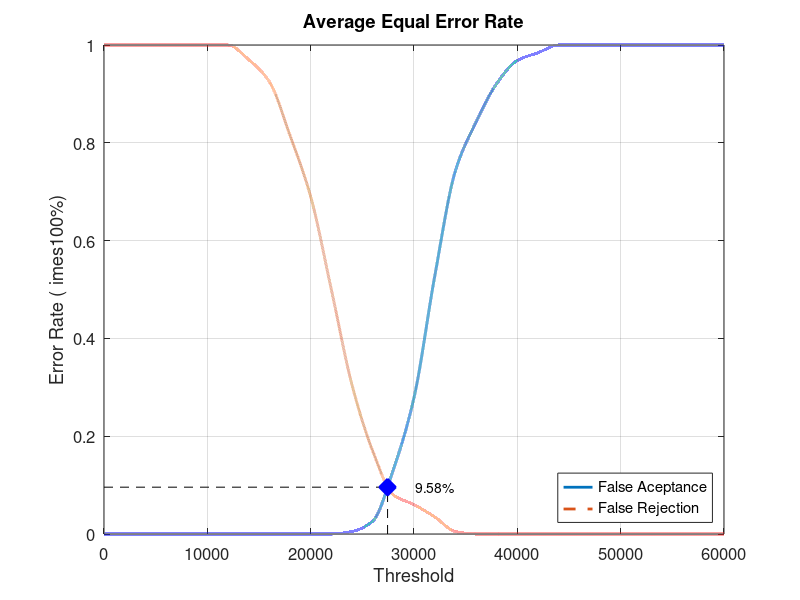
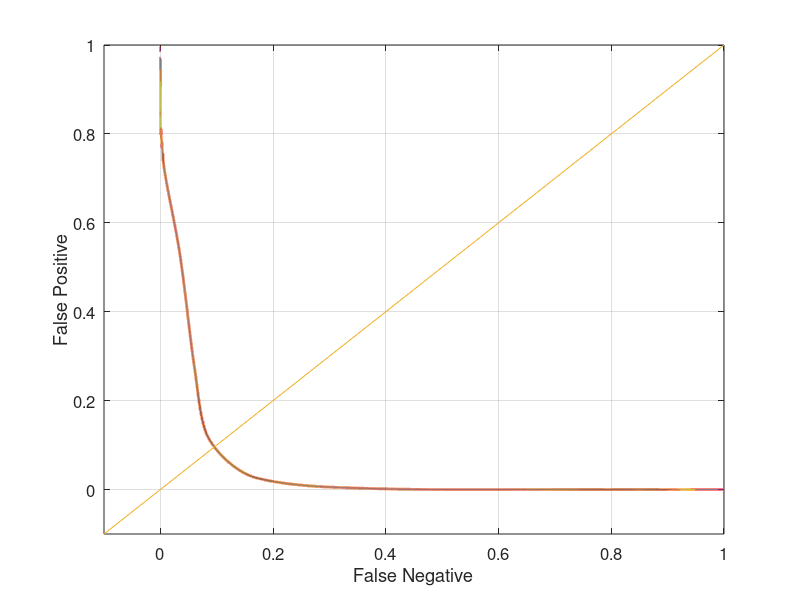

These charts were generated, in order, by the following MATLAB code:
close all;
clear;
clc;
x = 0:2000:60000;
xq = 0:0.5:60000;

y0 = [0 0 0 0 0 0 0 0 0 0 0 0 0.00526316 0.0263158 0.131579 0.278947 0.526316 0.742105 0.842105 0.921053 0.968421 0.984211 1 1 1 1 1 1 1 1 1]
yy0 = interp1(x, y0, xq, 'pchip');
y1 = [1 1 1 1 1 1 1 0.97 0.925 0.815 0.69 0.5 0.305 0.17 0.08 0.06 0.035 0.005 0 0 0 0 0 0 0 0 0 0 0 0 0]
yy1 = interp1(x, y1, xq, 'pchip');

% Calculating EER: 
y2 = abs(y0 - y1);
find(y2 == min(y2))
yy2 = abs(yy0 - yy1);
xEER = find(yy2 == min(yy2));
xEERIndex = xq(xEER) % X-axis EER
yEER = yy0(xEER) % Y-axis EER

main = figure
plot(xq, yy0,'-','LineWidth', 2);	hold on
plot(xq, yy1,'--','LineWidth', 2);	hold on
plot([xEERIndex xEERIndex], [0 yEER], 'k--');	hold on
plot([0 xEERIndex], [yEER yEER], 'k--');	hold on
plot(xEERIndex, yEER, 'bx', 'LineWidth', 10);	hold on
text(xEERIndex + 10 * xEERIndex / 100, yEER, [num2str(round((10000 * yEER)) / 100) '%'])
legend('False Aceptance', 'False Rejection', 'Location', 'SouthEast')
xlabel('Threshold')
ylabel('Error Rate (	imes100%)')
title('Average Equal Error Rate')
set(gca, 'FontSize', 12)
axis([0 60000 0 1])
grid on

print(main, 'Database4_3Main', '-dpng');
FNRxFPR = figure('Color', [1 1 1]);
plot(yy1, yy0, '-', yy1, yy0, 'LineWidth', 2);
hold on
y = -0.1:0.1:1
plot(y, y); 
set(gca, 'FontSize', 12)
xlabel('False Negative')
ylabel('False Positive')
axis([-0.1 1 -0.1 1])
set(gca, 'FontSize', 12)
grid on

print(FNRxFPR, 'Database4_3FNRxFPR','-dpng');
